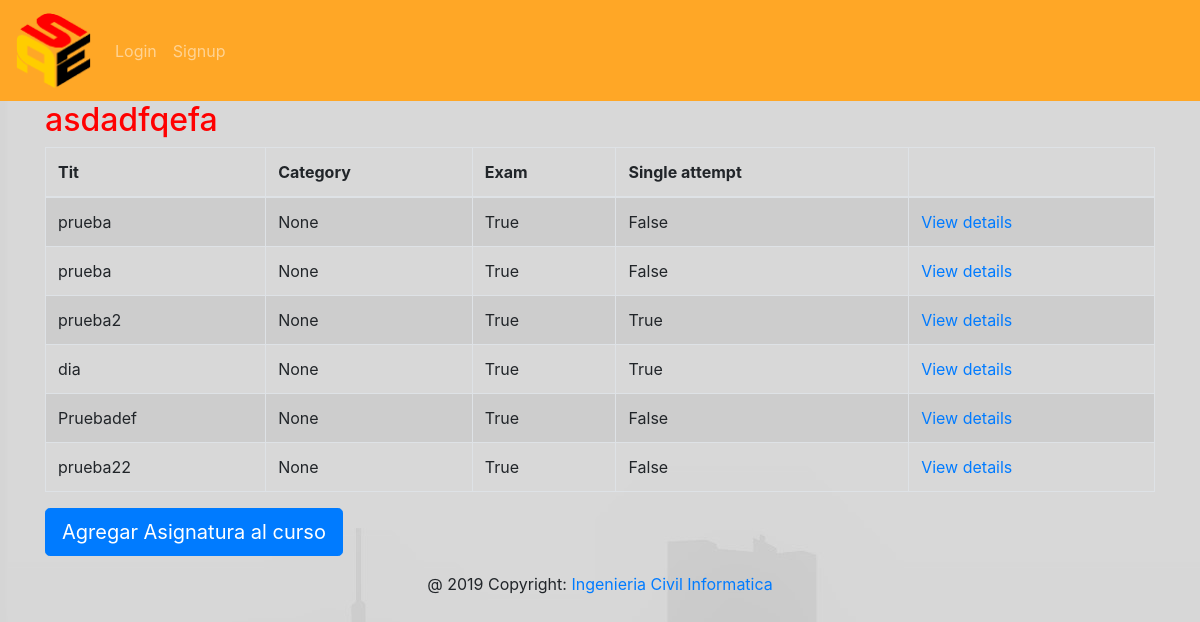
Screenshot of /quizz/ with the database file from the repository.
### quiz/models.py (models this page shows, shortened)
@python_2_unicode_compatible
class Quiz(models.Model):
    Lvl = (
        (3, 'Alto'),
        (2, 'Medio'),
        (1, 'Bajo'),
    )
    title = models.CharField(
        verbose_name=_("Title"),
        max_length=60, blank=False)
    asignatura = models.ForeignKey(Asignatura,on_delete=models.CASCADE, blank=True, null=True)
    nivel_quizz = models.IntegerField(choices=Lvl, blank=True, null=True)
    description = models.TextField(
        verbose_name=_("Description"),
        blank=True, help_text=_("a description of the quiz"))
    url = models.SlugField(
        max_length=60, blank=False,
        help_text=_("a user friendly url"),
        verbose_name=_("user friendly url"))
    category = models.ForeignKey(
        Category, null=True, blank=True,
        verbose_name=_("Category"), on_delete=models.CASCADE)
    random_order = models.BooleanField(
        blank=False, default=False,
        verbose_name=_("Random Order"),
        help_text=_("Display the questions in "
                    "a random order or as they "
                    "are set?"))
    max_questions = models.PositiveIntegerField(
        blank=True, null=True, verbose_name=_("Max Questions"),
        help_text=_("Number of questions to be answered on each attempt."))
    answers_at_end = models.BooleanField(
        blank=False, default=False,
        help_text=_("Correct answer is NOT shown after question."
                    " Answers displayed at the end."),
        verbose_name=_("Answers at end"))
    exam_paper = models.BooleanField(
        blank=False, default=False,
        help_text=_("If yes, the result of each"
                    " attempt by a user will be"
                    " stored. Necessary for marking."),
        verbose_name=_("Exam Paper"))
    single_attempt = models.BooleanField(
        blank=False, default=False,
        help_text=_("If yes, only one attempt by"
                    " a user will be permitted."
                    " Non users cannot sit this exam."),
        verbose_name=_("Single Attempt"))
    pass_mark = models.SmallIntegerField(
        blank=True, default=0,
        verbose_name=_("Pass Mark"),
        help_text=_("Percentage required to pass exam."),
        validators=[MaxValueValidator(100)])
    success_text = models.TextField(
        blank=True, help_text=_("Displayed if user passes."),
        verbose_name=_("Success Text"))
    fail_text = models.TextField(
        verbose_name=_("Fail Text"),
        blank=True, help_text=_("Displayed if user fails."))
    draft = models.BooleanField(
        blank=True, default=False,
        verbose_name=_("Draft"),
        help_text=_("If yes, the quiz is not displayed"
                    " in the quiz list and can only be"
                    " taken by users who can edit"
                    " quizzes."))
    quizz= models.Manager()
    class Meta:
        verbose_name = _("Quiz")
        verbose_name_plural = _("Quizzes")

### quiz/views.py (the view)
class QuizListView(ListView):
    model = Quiz
    def get_queryset(self):
        queryset = super(QuizListView, self).get_queryset()
        return queryset.filter(draft=False)

### quiz/templates/quiz/quiz_list.html (shortened to what this page needs)
{% extends 'base.html' %}
{% load i18n %}
{% block content %}
<h2>{% trans "asdadfqefa" %}</h2>
    {% if quiz_list %}
		<table class="table table-bordered table-striped">
		  <thead>
			<tr>
			  <th>{% trans "Tit" %}</th>
			  <th>{% trans "Category" %}</th>
			  <th>{% trans "Exam" %}</th>
			  <th>{% trans "Single attempt" %}</th>
			  <th></th>
			</tr>
		  </thead>
		  <tbody>
        {% for quiz in quiz_list %}
  			<tr>
			  <td>{{ quiz.title }}</td>
			  <td>{{ quiz.category }}</td>
			  <td>{{ quiz.exam_paper }}</td>
			  <td>{{ quiz.single_attempt }}</td>
			  <td>
				<a href="{% url 'quiz_start_page' slug=quiz.url %}">
				  {% trans "View details" %}
				</a>
			</tr>
        {% endfor %}
		  </tbody>
		</table>
	<a class="btn btn-primary btn-lg" href="/colegio/{{curso.colegio.id}}/{{curso.id}}/asignaturas/create/" role="button">Agregar Asignatura al curso</a>
	{% else %}
        <p>{% trans "nada para ver" %}.</p>
    {% endif %}
{% endblock %}

### Registro/static/css/Registro.css (style rules this page uses)
h2 { color: red }

### rows the page displays
Quiz: title "prueba", category "None", exam_paper "True", single_attempt "False"
Quiz: title "prueba", category "None", exam_paper "True", single_attempt "False"
Quiz: title "prueba2", category "None", exam_paper "True", single_attempt "True"
Quiz: title "dia", category "None", exam_paper "True", single_attempt "True"
Quiz: title "Pruebadef", category "None", exam_paper "True", single_attempt "False"
Quiz: title "prueba22", category "None", exam_paper "True", single_attempt "False"
